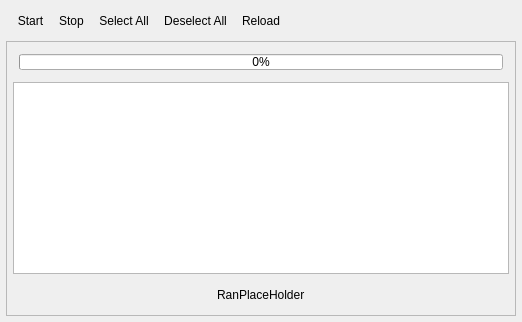
<ui version="4.0" >
 <class>RunnerWindow</class>
 <widget class="QWidget" name="RunnerWindow" >
  <property name="geometry" >
   <rect>
    <x>0</x>
    <y>0</y>
    <!--<width>574</width>
    <height>581</height> -->
    <width>0</width>
    <height>0</height>
   </rect>
  </property>
  <property name="windowTitle" >
   <string>QxRunner</string>
  </property>
  <property name="windowIcon" >
   <iconset resource="../resources/qxrunner.qrc" >
    <normaloff>:/icons/qxrunner_16x16.png</normaloff>:/icons/qxrunner_16x16.png</iconset>
  </property>
  <layout class="QVBoxLayout" name="verticalLayout_2" >
   <item>
    <widget class="QToolBar" name="runnerToolBar" >
     <property name="windowTitle" >
      <string>Ru&amp;nner Toolbar</string>
     </property>
     <property name="orientation" >
      <enum>Qt::Horizontal</enum>
     </property>
     <addaction name="actionStart" />
     <addaction name="actionStop" />
     <addaction name="actionSelectAll" />
     <addaction name="actionUnselectAll" />
     <addaction name="actionReload" />
    </widget>
   </item>
   <item>
    <widget class="QFrame" name="runnerFrame" >
     <property name="sizePolicy" >
      <sizepolicy vsizetype="Expanding" hsizetype="Expanding" >
       <horstretch>0</horstretch>
       <verstretch>0</verstretch>
      </sizepolicy>
     </property>
     <property name="minimumSize" >
      <size>
       <width>0</width>
       <height>0</height>
      </size>
     </property>
     <property name="baseSize" >
      <size>
       <width>0</width>
       <height>0</height>
      </size>
     </property>
     <property name="frameShape" >
      <enum>QFrame::StyledPanel</enum>
     </property>
     <property name="frameShadow" >
      <enum>QFrame::Raised</enum>
     </property>
     <layout class="QVBoxLayout" name="verticalLayout" >
      <item>
       <widget class="QFrame" name="frame_3" >
        <property name="frameShape" >
         <enum>QFrame::NoFrame</enum>
        </property>
        <property name="frameShadow" >
         <enum>QFrame::Plain</enum>
        </property>
        <layout class="QHBoxLayout" name="horizontalLayout_4" >
         <item>
          <widget class="Veritas::TestBar" name="progressRun" >
           <property name="sizePolicy" >
            <sizepolicy vsizetype="Fixed" hsizetype="Expanding" >
             <horstretch>1</horstretch>
             <verstretch>0</verstretch>
            </sizepolicy>
           </property>
           <property name="maximumSize" >
            <size>
             <width>16777215</width>
             <height>16</height>
            </size>
           </property>
           <property name="value" >
            <number>0</number>
           </property>
           <property name="orientation" >
            <enum>Qt::Horizontal</enum>
           </property>
          </widget>
         </item>
        </layout>
       </widget>
      </item>
      <item>
       <widget class="QTreeView" name="treeRunner" >
        <property name="sizePolicy" >
         <sizepolicy vsizetype="Expanding" hsizetype="MinimumExpanding" >
          <horstretch>0</horstretch>
          <verstretch>0</verstretch>
         </sizepolicy>
        </property>
        <property name="alternatingRowColors" >
         <bool>true</bool>
        </property>
        <property name="selectionMode" >
         <enum>QAbstractItemView::SingleSelection</enum>
        </property>
        <property name="indentation" >
         <number>15</number>
        </property>
        <property name="rootIsDecorated" >
         <bool>false</bool>
        </property>
        <property name="wordWrap" >
         <bool>false</bool>
        </property>
        <property name="headerHidden" >
         <bool>true</bool>
        </property>
       </widget>
      </item>
      <item>
       <widget class="QFrame" name="frame_4" >
        <property name="frameShape" >
         <enum>QFrame::NoFrame</enum>
        </property>
        <property name="frameShadow" >
         <enum>QFrame::Plain</enum>
        </property>
        <layout class="QHBoxLayout" name="horizontalLayout_5" >
         <item>
          <spacer name="spacer_2" >
           <property name="orientation" >
            <enum>Qt::Horizontal</enum>
           </property>
           <property name="sizeHint" stdset="0" >
            <size>
             <width>198</width>
             <height>17</height>
            </size>
           </property>
          </spacer>
         </item>
         <item>
          <widget class="QLabel" name="labelRunText" >
           <property name="text" >
            <string>RanPlaceHolder</string>
           </property>
          </widget>
         </item>
         <item>
          <spacer name="spacer" >
           <property name="orientation" >
            <enum>Qt::Horizontal</enum>
           </property>
           <property name="sizeHint" stdset="0" >
            <size>
             <width>198</width>
             <height>17</height>
            </size>
           </property>
          </spacer>
         </item>
        </layout>
       </widget>
      </item>
     </layout>
    </widget>
   </item>
  </layout>
  <action name="actionStart" >
   <property name="text" >
    <string>&amp;Start</string>
   </property>
  </action>
  <action name="actionStop" >
   <property name="text" >
    <string>S&amp;top</string>
   </property>
  </action>
  <action name="actionSelectAll" >
   <property name="text" >
    <string>Select &amp;All</string>
   </property>
  </action>
  <action name="actionUnselectAll" >
   <property name="text" >
    <string>&amp;Deselect All</string>
   </property>
  </action>
  <action name="actionExit" >
   <property name="text" >
    <string>E&amp;xit</string>
   </property>
  </action>
  <action name="actionCollapseAll" >
   <property name="text" >
    <string>&amp;Collapse All</string>
   </property>
  </action>
  <action name="actionExpandAll" >
   <property name="text" >
    <string>&amp;Expand All</string>
   </property>
  </action>
  <action name="actionReload" >
   <property name="text" >
    <string>Reload</string>
   </property>
  </action>
 </widget>
 <layoutdefault spacing="6" margin="6" />
 <customwidgets>
  <customwidget>
   <class>Veritas::TestBar</class>
   <extends>QProgressBar</extends>
   <header>internal/runnerwindow.h</header>
  </customwidget>
 </customwidgets>
 <resources>
  <include location="../resources/qxrunner.qrc" />
 </resources>
 <connections/>
</ui>
